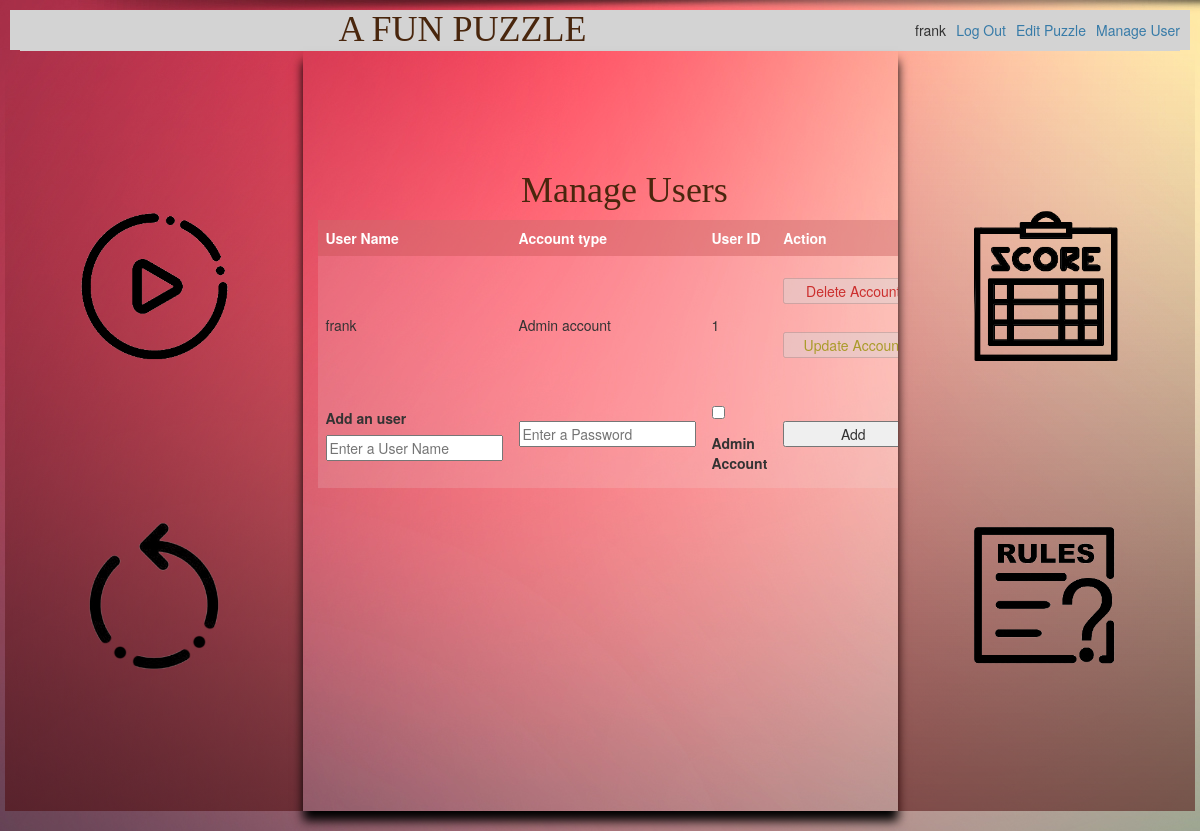
/manage (signed in), run on the app's committed database.
### tables this page shows
CREATE TABLE user (
  id INTEGER PRIMARY KEY AUTOINCREMENT,
  username TEXT UNIQUE NOT NULL,
  password TEXT NOT NULL,
  isadmin INTEGER NOT NULL

);

### flaskapp/play.py (the view, shortened to what this page needs)
@bp.route('/manage', methods=('GET', 'POST'))
@login_required
def manage():
    db = get_db()
    users = db.execute(
        'SELECT id, username, isadmin'
        ' FROM user '
        ' ORDER BY id DESC'
    ).fetchall()
    return render_template('play/manage.html', users=users)

### flaskapp/auth.py (called while the page is built)
@bp.before_app_request
def load_logged_in_user():
    user_id = session.get('user_id')
    if user_id is None:
        g.user = None
    else:
        g.user = get_db().execute(
            'SELECT * FROM user WHERE id = ?', (user_id,)
        ).fetchone()

def login_required(view):
    @functools.wraps(view)
    def wrapped_view(**kwargs):
        if g.user is None:
            return redirect(url_for('auth.login'))
        return view(**kwargs)
    return wrapped_view

### flaskapp/db.py (called while the page is built)
def get_db():
    if 'db' not in g:
        g.db = sqlite3.connect(
            current_app.config['DATABASE'],
            detect_types=sqlite3.PARSE_DECLTYPES
        )
        g.db.row_factory = sqlite3.Row
    return g.db

### flaskapp/templates/play/manage.html (shortened to what this page needs)
{% extends 'base.html' %}
{% block content %}
    {% if g.user['isadmin'] == 1 %}
    <div class="row">
      <div class="col-xs-12">
        <h1>{% block title %}Manage Users {% endblock %}</h1>
      </div>
      <div class="col-xs-12">
        <table id="scoreboard">
          <tr>
            <th>User Name</th>
            <th>Account type</th>
            <th>User ID</th>
            <th>Action</th>
          </tr>
          {% for user in users %}
          <tr>
            <td>{{ user[1] }}</td>
            {% if user[2] == 1 %}
            <td>Admin account</td>
            {% else %}
            <td>Normal account {{user[3]}}</td>
            {% endif %}
            <td>{{ user[0] }}</td>
            <td>
              {% if g.user['id'] != user['id'] %}
              <form action="{{ url_for('play.delete', id=user['id']) }}" method="post">
                <input class="danger actions" type="submit" value="Delete Account">
              </form>
              <form action="{{ url_for('play.changeaccounttype', id=user['id']) }}" method="post">
                <input class="warning actions" type="submit" value="Update Account">
              </form>
              {% else %}
              <form action="{{ url_for('play.delete', id=user['id']) }}" method="post">
                <input class="danger" type="submit" value="Delete Account" disabled>
              </form>
              <form action="{{ url_for('play.changeaccounttype', id=user['id']) }}" method="post">
                <input class="warning" type="submit" value="Update Account" disabled>
              </form>
              {% endif %}
            </td>
          </tr>
          {% endfor %}
          <tr>
            <form method="post">
              <td>
                <label for="username">Add an user</label>
                <input name="username" id="username" placeholder="Enter a User Name" required>
              </td>
              <td>
                <input type="password" name="password" id="password" placeholder="Enter a Password" required>
              </td>
              <td>
                <input type="checkbox" name="adminpass" id="adminpass" placeholder="" value="1">
                <label for="adminpass">Admin Account</label>
              </td>
              <td>
                <input type="submit" value="Add">
              </td>
            </form>
          </tr>
        </table>
      </div>
    </div>
    {% else %}
    <h1>Permission denied, Please contact admin to gain access.</h1>
    {% endif %}
{% endblock %}

### flaskapp/templates/base.html (shortened to what this page needs)
<!doctype html>
<link rel="stylesheet" href="https://maxcdn.bootstrapcdn.com/bootstrap/3.4.1/css/bootstrap.min.css">
<link rel="stylesheet" href="{{ url_for('static', filename='css/style.css') }}">
<nav>
  <h1>A FUN PUZZLE</h1>
  <ul>
    {% if g.user %}
      <li><span>{{ g.user['username'] }}</span>
      <li><a href="{{ url_for('auth.logout') }}">Log Out</a>
      {% if g.user['isadmin'] == 1 %}
      <li><a href="{{ url_for('play.edit') }}">Edit Puzzle</a>
      <li><a href="{{ url_for('play.manage') }}">Manage User</a>
      {% endif %}
    {% else %}
      <li><a href="{{ url_for('auth.register') }}">Register</a>
      <li><a href="{{ url_for('auth.login') }}">Log In</a>
    {% endif %}
  </ul>
</nav>
<section class="content">
  <header>
  </header>
  <div class="row" >
    <div class="col-sm-3 col-xs-12 centerdiv maindivs">
      <div class="row">
        <div class="col-sm-12 col-xs-6 btndiv">
          <a href="/play#play">
            <div class="play buttondiv">
            </div>
          </a>
        </div>
        <div class="col-sm-12 col-xs-6 btndiv">
          <a href="/restart">
            <div class="restart buttondiv">
            </div>
          </a>
        </div>
      </div>
    </div>
    <div class="col-sm-6 col-xs-12 gamediv maindivs" id="play">
  {% block content %}
  {% endblock %}
</div>
<div class="col-sm-3 col-xs-12 centerdiv maindivs">
  <div class="row">
    <div class="col-sm-12 col-xs-6 btndiv">
      <a href="/score">
        <div class="score buttondiv">
        </div>
      </a>
    </div>
    <div class="col-sm-12 col-xs-6 btndiv">
      <a href="/rules">
        <div class="rules buttondiv">
        </div>
      </a>
    </div>
  </div>
</div>
</div>
</section>

### flaskapp/static/css/style.css (style rules this page uses)
.gamediv { padding-top: 110px; overflow: auto; height: 95vh; display: flex; display: -webkit-flex; transition: 0.3s; box-shadow: 0px 10px 10px rgb(0, 0, 0); }
.centerdiv { height: 95vh; display: flex; justify-content: center; background: linear-gradient(rgba(0, 0, 0, 0.0), rgba(72, 2, 2, 0.5)); }
.btndiv { display: flex; justify-content: center; }
.buttondiv { margin-top: 20vh; margin-left: 20px; margin-right: 20px; height: 150px; width: 150px; background-repeat: no-repeat; background-size: contain; transition: 0.3s; }
.play { background-image: url("pics/play.png"); }
.restart { background-image: url("pics/restart.png"); }
.score { background-image: url("pics/score.png"); }
.rules { background-image: url("pics/rules.png"); }
table { margin-bottom: 110px; border-collapse: collapse; width: 100%; }
th, td { text-align: left; padding: 8px; }
tr:nth-child(even) { background-color: #f2f2f226 }
tr:nth-child(odd) { background-color: #f8f8f846 }
th { background-color: #aa040442; color: white; }
h1 { font-family: cursive; text-align: center; font-family: serif; color: #49260d; margin: 1rem 0; }
a { color: #377ba8; }
nav { width: 100%; background: lightgray; display: flex; align-items: center; padding: 0 0.5rem; }
nav h1 { flex: auto; margin: 0; }
nav ul { display: flex; list-style: none; margin: 0; padding: 0; }
nav ul li a, nav ul li span, header .action { display: block; padding: 0.5rem; }
.content { padding: 0 1rem 1rem; }
.content>header { border-bottom: 1px solid lightgray; display: flex; align-items: flex-end; }
.content:last-child { margin-bottom: 0; }
.content form { margin: 1em 0; display: flex; flex-direction: column; }
.content label { font-weight: bold; margin-bottom: 0.5em; }
.content input, .content textarea { margin-bottom: 1em; }
input.danger { color: #cc2f2e; }
input.warning { color: #aa9b2a; }
input[type=submit] { align-self: start; min-width: 10em; }

### data on the page
user: user.username "frank", username "frank", isadmin "Admin account", id "1"
